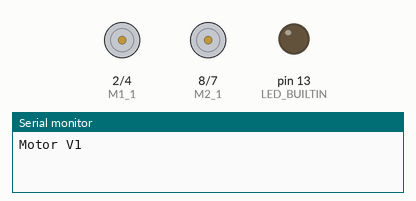
The sketch below on a simulated Arduino Mega 2560, built with avr-gcc and run on an emulated ATmega2560. Shown: motor-driver pin pairs drawn as motors (green arrow = first pin HIGH = forward, orange = second pin HIGH = backward, longer = more drive, scaled by the enable pin), output pins drawn as LEDs (lit = HIGH), the last lines printed to the serial monitor.

Above: at 0.05 s.
At 3.6 s:
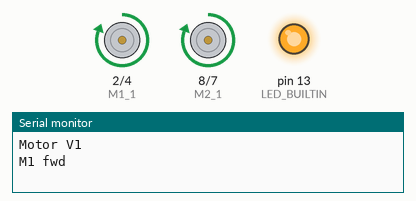
At 10.6 s:
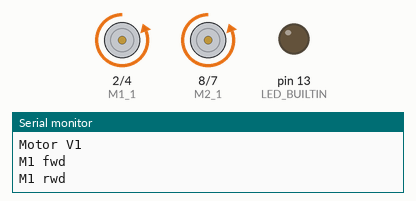
At 16.6 s:
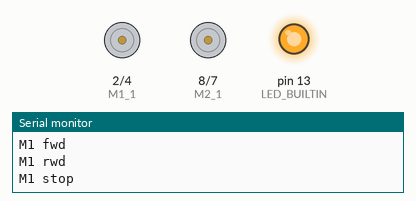
Timing chart, 0 to 24.8 s (numbered marks = the images above):
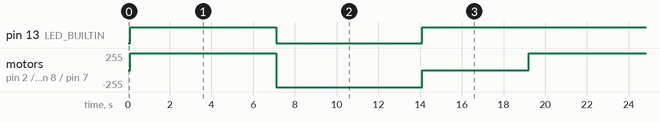

The sketch:

Autonomous_Robot.ino
```cpp
/*
  Relay work build on top of the Mega2560
  Control the relay from the PC
  https://developer.android.com/adk/index.html

*/

//Values for the L298N Driver
//http://howtomechatronics.com/tutorials/arduino/arduino-dc-motor-control-tutorial-l298n-pwm-h-bridge/
#define EN1 3
#define M1_1 2
#define M1_2 4

#define EN2 6
#define M2_1 8
#define M2_2 7

// the setup function runs once when you press reset or power the board
void setup() {

  //initialize serial for debugging
  Serial.begin(9600);

  // initialize digital pin LED_BUILTIN as an output.
  pinMode(LED_BUILTIN, OUTPUT);

  //setup the pins for the motors
  setup_motor();

}

void setup_motor(){
  pinMode(EN1, OUTPUT);
  pinMode(EN2, OUTPUT);
  pinMode(M1_1, OUTPUT);
  pinMode(M1_2, OUTPUT);
  pinMode(M2_1, OUTPUT);
  pinMode(M2_2, OUTPUT);
}

void moveMotor(int m, bool en, bool dir){
// m is 1 -> motor 1, 2 -> motor 2
// en -> defaults to tru
// dir -> true: fwd, false: rwd
  int _en = EN1, ma = M1_1, mb = M1_2;
  if ( m != 1){
    _en = EN2;
    ma = M2_1;
    mb = M2_2;
  }

  if (en){
    digitalWrite(_en, HIGH);
    if (dir){
      digitalWrite(ma, HIGH);
      digitalWrite(mb, LOW);
    }
    else{
      digitalWrite(ma, LOW);
      digitalWrite(mb, HIGH);
    }
  }
  else{
    digitalWrite(_en, LOW);
  }
}

void loop() {

  digitalWrite(EN1, LOW);
  digitalWrite(EN2, LOW);
  Serial.println("Motor V1");
  delay(100);
  digitalWrite(LED_BUILTIN, HIGH);
  Serial.println("M1 fwd");
  moveMotor(1,true, true);
    moveMotor(2,true, true);
  delay(7000);
  digitalWrite(LED_BUILTIN, LOW);
  Serial.println("M1 rwd");
  moveMotor(1,true, false);
  moveMotor(2,true, false);
  delay(7000);
  digitalWrite(LED_BUILTIN, HIGH);
  Serial.println("M1 stop");
  moveMotor(1,false, true);
  moveMotor(2,false, true);
  delay(5000);
}
```

Measured:
- by itself, pin 13 (LED_BUILTIN): repeats every 19.1 s: LOW 7.0 s, HIGH 12.1 s
- by itself, motor on pin 2 (M1_1) / pin 4 (M1_2), motor on pin 8 (M2_1) / pin 7 (M2_2): repeats every 19.1 s: backward 255/255 7.0 s, stopped 5.1 s, forward 255/255 7.0 s
